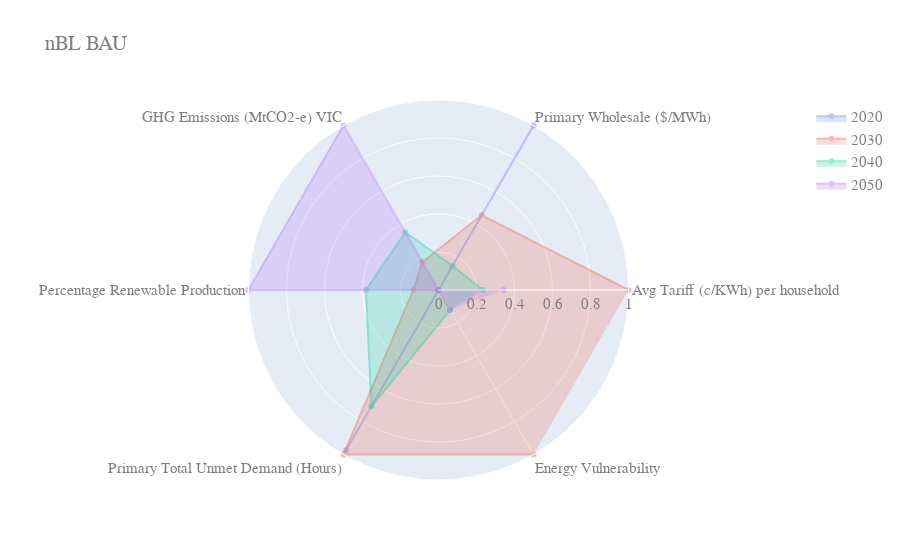

Here is the notebook cell this chart was saved with:
### Code cell
%matplotlib inline
import plotly.graph_objects as go

ooi = 'bau'


fig = go.Figure()

for year, row in data.iterrows():
    fig.add_trace(go.Scatterpolar(
      r=row[0:],
      theta=categories,
      fill='toself',
      opacity=0.4,
      name="{}".format(year)
    ))

fig.update_layout(
    polar=dict(
        radialaxis=dict(
            visible=True,
            range=[0, 1]
        )),
    showlegend=True,
    title="nBL BAU",
    font=dict(
        family="Courier New, monospace",
        size=15,
        color="#7f7f7f"
    ),
    autosize=True
)

## requires orca to be installed: conda install -c plotly plotly-orca
#fig.write_image('{}/fig{}.png'.format(r'C:\\Users\\angel\\Documents\\GitHub\\gr4sp\\experiments\\notebookGr4sp\\figs', '_nbl_spider_%s'%(ooi)))
fig.show()

### Figure 1 — Plotly figure (JSON) as saved in the notebook; plotly's stock layout.template omitted (floating-point values rounded to 4 significant figures)
{"data": [{"fill": "toself", "name": "2020", "opacity": 0.4, "r": [0, 1, 0, 0, 0.9739, 0], "theta": ["Avg Tariff (c/KWh) per household", "Primary Wholesale ($/MWh)", "GHG Emissions (MtCO2-e) VIC", "Percentage Renewable Production", "Primary Total Unmet Demand (Hours)", "Energy Vulnerability"], "type": "scatterpolar"}, {"fill": "toself", "name": "2030", "opacity": 0.4, "r": [1, 0.4554, 0.1693, 0.1319, 1, 1], "theta": ["Avg Tariff (c/KWh) per household", "Primary Wholesale ($/MWh)", "GHG Emissions (MtCO2-e) VIC", "Percentage Renewable Production", "Primary Total Unmet Demand (Hours)", "Energy Vulnerability"], "type": "scatterpolar"}, {"fill": "toself", "name": "2040", "opacity": 0.4, "r": [0.2339, 0.1471, 0.3493, 0.3814, 0.7066, 0.1222], "theta": ["Avg Tariff (c/KWh) per household", "Primary Wholesale ($/MWh)", "GHG Emissions (MtCO2-e) VIC", "Percentage Renewable Production", "Primary Total Unmet Demand (Hours)", "Energy Vulnerability"], "type": "scatterpolar"}, {"fill": "toself", "name": "2050", "opacity": 0.4, "r": [0.3423, 0, 1, 1, 0, 0.1222], "theta": ["Avg Tariff (c/KWh) per household", "Primary Wholesale ($/MWh)", "GHG Emissions (MtCO2-e) VIC", "Percentage Renewable Production", "Primary Total Unmet Demand (Hours)", "Energy Vulnerability"], "type": "scatterpolar"}], "layout": {"autosize": true, "font": {"color": "#7f7f7f", "family": "Courier New, monospace", "size": 15}, "polar": {"radialaxis": {"range": [0, 1], "visible": true}}, "showlegend": true, "title": {"text": "nBL BAU"}}}
